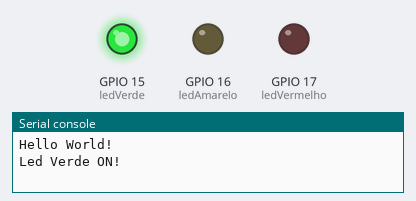
This program was run on a simulated ESP32 board running MicroPython. Shown: output pins drawn as LEDs (lit = HIGH), the last lines printed to the serial console. Wiring (from the project's diagram.json): green LED on GPIO 15, yellow LED on GPIO 16, red LED on GPIO 17.

Above: at 10.0 s.
At 20.2 s:
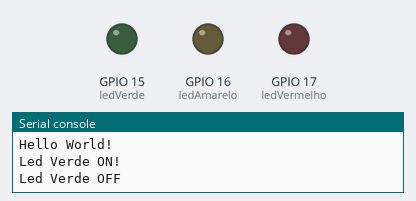
At 25.5 s:
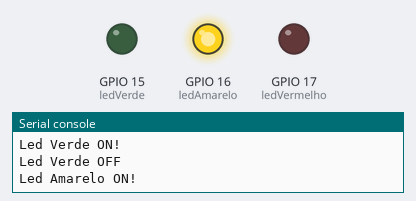
At 34.5 s:
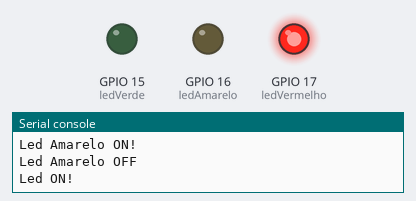
Timing chart, 0 to 50.1 s (numbered marks = the images above):
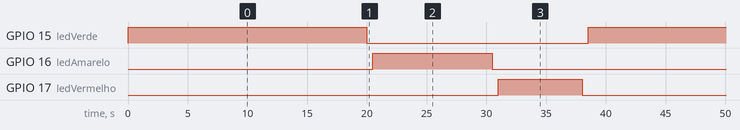

The program:

main.py
```python
from machine import Pin
from utime import sleep

print("Hello World!")

ledVerde = Pin(15, Pin.OUT)
ledAmarelo = Pin(16, Pin.OUT)
ledVermelho = Pin(17, Pin.OUT)

while True:
    ledVerde.on()
    print("Led Verde ON!")
    sleep(20)
    ledVerde.off()
    print("Led Verde OFF")
    sleep(0.5)

    ledAmarelo.on()
    print("Led Amarelo ON!")
    sleep(10)
    ledAmarelo.off()
    print("Led Amarelo OFF")
    sleep(0.5)

    ledVermelho.on()
    print("Led ON!")
    sleep(7)
    ledVermelho.off()
    print("Led OFF")
    sleep(0.5)
    
```

Measured:
- by itself, GPIO 15 (ledVerde): alternates HIGH for 20.0 s and LOW for 18.5 s
- by itself, GPIO 16 (ledAmarelo): alternates HIGH for 10.0 s and LOW for 28.5 s
- by itself, GPIO 17 (ledVermelho): alternates HIGH for 7.0 s and LOW for 31.5 s
